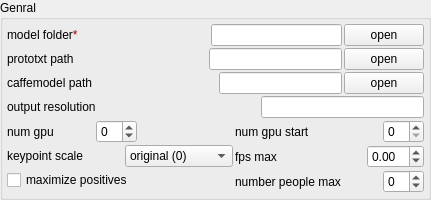
         <widget class="QGroupBox" name="groupBox_general">
          <property name="title">
           <string>Genral</string>
          </property>
          <layout class="QFormLayout" name="formLayout_6">
           <property name="horizontalSpacing">
            <number>2</number>
           </property>
           <property name="verticalSpacing">
            <number>2</number>
           </property>
           <property name="leftMargin">
            <number>4</number>
           </property>
           <property name="topMargin">
            <number>4</number>
           </property>
           <property name="rightMargin">
            <number>4</number>
           </property>
           <property name="bottomMargin">
            <number>4</number>
           </property>
           <item row="0" column="0" colspan="2">
            <layout class="QHBoxLayout" name="horizontalLayout_model_folder">
             <property name="spacing">
              <number>2</number>
             </property>
             <item>
              <widget class="QLabel" name="label_model_folder">
               <property name="toolTip">
                <string>&lt;html&gt;&lt;head/&gt;&lt;body&gt;&lt;p&gt;Folder path (absolute or relative) where the models (pose, face, ...) are located.&lt;/p&gt;&lt;/body&gt;&lt;/html&gt;</string>
               </property>
               <property name="text">
                <string>&lt;html&gt;&lt;head/&gt;&lt;body&gt;&lt;p&gt;model folder&lt;span style=&quot; color:#aa0000;&quot;&gt;*&lt;/span&gt;&lt;/p&gt;&lt;/body&gt;&lt;/html&gt;</string>
               </property>
              </widget>
             </item>
             <item>
              <spacer name="horizontalSpacer_16">
               <property name="orientation">
                <enum>Qt::Horizontal</enum>
               </property>
               <property name="sizeType">
                <enum>QSizePolicy::Expanding</enum>
               </property>
               <property name="sizeHint" stdset="0">
                <size>
                 <width>40</width>
                 <height>20</height>
                </size>
               </property>
              </spacer>
             </item>
             <item>
              <widget class="QLineEdit" name="lineEdit_model_folder"/>
             </item>
             <item>
              <widget class="QPushButton" name="pushButton_open_model_folder">
               <property name="minimumSize">
                <size>
                 <width>0</width>
                 <height>0</height>
                </size>
               </property>
               <property name="toolTip">
                <string>&lt;html&gt;&lt;head/&gt;&lt;body&gt;&lt;p&gt;&lt;br/&gt;&lt;/p&gt;&lt;/body&gt;&lt;/html&gt;</string>
               </property>
               <property name="text">
                <string>open</string>
               </property>
              </widget>
             </item>
            </layout>
           </item>
           <item row="1" column="0" colspan="2">
            <layout class="QHBoxLayout" name="horizontalLayout_prototxt_path">
             <property name="spacing">
              <number>2</number>
             </property>
             <item>
              <widget class="QLabel" name="label_prototxt_path">
               <property name="toolTip">
                <string>&lt;html&gt;&lt;head/&gt;&lt;body&gt;&lt;p&gt;The combination `--model_folder` + `--prototxt_path` represents the whole path to the prototxt file. If empty, it will use the default OpenPose ProtoTxt file.&lt;/p&gt;&lt;/body&gt;&lt;/html&gt;</string>
               </property>
               <property name="text">
                <string>prototxt path</string>
               </property>
              </widget>
             </item>
             <item>
              <spacer name="horizontalSpacer_17">
               <property name="orientation">
                <enum>Qt::Horizontal</enum>
               </property>
               <property name="sizeHint" stdset="0">
                <size>
                 <width>40</width>
                 <height>20</height>
                </size>
               </property>
              </spacer>
             </item>
             <item>
              <widget class="QLineEdit" name="lineEdit_prototxt_path"/>
             </item>
             <item>
              <widget class="QPushButton" name="pushButton_open_prototxt_path">
               <property name="minimumSize">
                <size>
                 <width>0</width>
                 <height>0</height>
                </size>
               </property>
               <property name="text">
                <string>open</string>
               </property>
              </widget>
             </item>
            </layout>
           </item>
           <item row="2" column="0" colspan="2">
            <layout class="QHBoxLayout" name="horizontalLayout_caffemodel_path">
             <property name="spacing">
              <number>2</number>
             </property>
             <item>
              <widget class="QLabel" name="label_caffemodel_path">
               <property name="toolTip">
                <string>&lt;html&gt;&lt;head/&gt;&lt;body&gt;&lt;p&gt;The combination `--model_folder` + `--caffemodel_path` represents the whole path to the caffemodel file. If empty, it will use the default OpenPose CaffeModel file.&lt;/p&gt;&lt;/body&gt;&lt;/html&gt;</string>
               </property>
               <property name="text">
                <string>caffemodel path</string>
               </property>
              </widget>
             </item>
             <item>
              <spacer name="horizontalSpacer_18">
               <property name="orientation">
                <enum>Qt::Horizontal</enum>
               </property>
               <property name="sizeHint" stdset="0">
                <size>
                 <width>40</width>
                 <height>20</height>
                </size>
               </property>
              </spacer>
             </item>
             <item>
              <widget class="QLineEdit" name="lineEdit_caffemodel_path"/>
             </item>
             <item>
              <widget class="QPushButton" name="pushButton_open_caffemodel_path">
               <property name="minimumSize">
                <size>
                 <width>0</width>
                 <height>0</height>
                </size>
               </property>
               <property name="text">
                <string>open</string>
               </property>
              </widget>
             </item>
            </layout>
           </item>
           <item row="3" column="0" colspan="2">
            <layout class="QHBoxLayout" name="horizontalLayout_output_resolution">
             <property name="spacing">
              <number>2</number>
             </property>
             <item>
              <widget class="QLabel" name="label_output_resolution">
               <property name="toolTip">
                <string>&lt;html&gt;&lt;head/&gt;&lt;body&gt;&lt;p&gt;The image resolution (display and output). Use `-1x-1` to force the program to use the input image resolution.&lt;/p&gt;&lt;/body&gt;&lt;/html&gt;</string>
               </property>
               <property name="text">
                <string>output resolution</string>
               </property>
              </widget>
             </item>
             <item>
              <spacer name="horizontalSpacer_19">
               <property name="orientation">
                <enum>Qt::Horizontal</enum>
               </property>
               <property name="sizeHint" stdset="0">
                <size>
                 <width>40</width>
                 <height>20</height>
                </size>
               </property>
              </spacer>
             </item>
             <item>
              <widget class="QLineEdit" name="lineEdit_output_resolution"/>
             </item>
            </layout>
           </item>
           <item row="4" column="0">
            <layout class="QHBoxLayout" name="horizontalLayout_num_gpu">
             <property name="spacing">
              <number>2</number>
             </property>
             <item>
              <widget class="QLabel" name="label_num_gpu">
               <property name="toolTip">
                <string>&lt;html&gt;&lt;head/&gt;&lt;body&gt;&lt;p&gt;The number of GPU devices to use. If negative, it will use all the available GPUs in your machine.&lt;/p&gt;&lt;/body&gt;&lt;/html&gt;</string>
               </property>
               <property name="text">
                <string>num gpu</string>
               </property>
              </widget>
             </item>
             <item>
              <spacer name="horizontalSpacer_10">
               <property name="orientation">
                <enum>Qt::Horizontal</enum>
               </property>
               <property name="sizeHint" stdset="0">
                <size>
                 <width>40</width>
                 <height>20</height>
                </size>
               </property>
              </spacer>
             </item>
             <item>
              <widget class="QSpinBox" name="spinBox_num_gpu">
               <property name="minimum">
                <number>-1</number>
               </property>
              </widget>
             </item>
            </layout>
           </item>
           <item row="4" column="1">
            <layout class="QHBoxLayout" name="horizontalLayout_num_gpu_start">
             <property name="spacing">
              <number>2</number>
             </property>
             <item>
              <widget class="QLabel" name="label_num_gpu_start">
               <property name="toolTip">
                <string>&lt;html&gt;&lt;head/&gt;&lt;body&gt;&lt;p&gt;GPU device start number.&lt;/p&gt;&lt;/body&gt;&lt;/html&gt;</string>
               </property>
               <property name="text">
                <string>num gpu start</string>
               </property>
              </widget>
             </item>
             <item>
              <spacer name="horizontalSpacer_8">
               <property name="orientation">
                <enum>Qt::Horizontal</enum>
               </property>
               <property name="sizeHint" stdset="0">
                <size>
                 <width>40</width>
                 <height>20</height>
                </size>
               </property>
              </spacer>
             </item>
             <item>
              <widget class="QSpinBox" name="spinBox_num_gpu_start"/>
             </item>
            </layout>
           </item>
           <item row="5" column="1">
            <layout class="QHBoxLayout" name="horizontalLayout_fps_max">
             <property name="spacing">
              <number>2</number>
             </property>
             <item>
              <widget class="QLabel" name="label_fps_max">
               <property name="sizePolicy">
                <sizepolicy hsizetype="Preferred" vsizetype="Preferred">
                 <horstretch>0</horstretch>
                 <verstretch>0</verstretch>
                </sizepolicy>
               </property>
               <property name="toolTip">
                <string>&lt;html&gt;&lt;head/&gt;&lt;body&gt;&lt;p&gt;Maximum processing frame rate. By default (-1), OpenPose will process frames as fast as possible. Example usage: If OpenPose is displaying images too quickly, this can reduce the speed so the user can analyze better each frame from the GUI.&lt;/p&gt;&lt;/body&gt;&lt;/html&gt;</string>
               </property>
               <property name="text">
                <string>fps max</string>
               </property>
              </widget>
             </item>
             <item>
              <spacer name="horizontalSpacer_7">
               <property name="orientation">
                <enum>Qt::Horizontal</enum>
               </property>
               <property name="sizeHint" stdset="0">
                <size>
                 <width>40</width>
                 <height>20</height>
                </size>
               </property>
              </spacer>
             </item>
             <item>
              <widget class="QDoubleSpinBox" name="doubleSpinBox_fps_max">
               <property name="minimum">
                <double>-1.000000000000000</double>
               </property>
               <property name="singleStep">
                <double>0.010000000000000</double>
               </property>
              </widget>
             </item>
            </layout>
           </item>
           <item row="6" column="1">
            <layout class="QHBoxLayout" name="horizontalLayout_number_people_max">
             <property name="spacing">
              <number>2</number>
             </property>
             <item>
              <widget class="QLabel" name="label_number_people_max">
               <property name="toolTip">
                <string>&lt;html&gt;&lt;head/&gt;&lt;body&gt;&lt;p&gt;This parameter will limit the maximum number of people detected, by keeping the people with top scores. The score is based in person area over the image, body part score, as well as joint score (between each pair of connected body parts). Useful if you know the exact number of people in the scene, so it can remove false positives (if all the people have been detected. However, it might also include false negatives by removing very small or highly occluded people. -1 will keep them all.&lt;/p&gt;&lt;/body&gt;&lt;/html&gt;</string>
               </property>
               <property name="text">
                <string>number people max</string>
               </property>
              </widget>
             </item>
             <item>
              <spacer name="horizontalSpacer_9">
               <property name="orientation">
                <enum>Qt::Horizontal</enum>
               </property>
               <property name="sizeHint" stdset="0">
                <size>
                 <width>40</width>
                 <height>20</height>
                </size>
               </property>
              </spacer>
             </item>
             <item>
              <widget class="QSpinBox" name="spinBox_number_people_max">
               <property name="minimum">
                <number>-1</number>
               </property>
              </widget>
             </item>
            </layout>
           </item>
           <item row="5" column="0">
            <layout class="QHBoxLayout" name="horizontalLayout_keypoint_scale">
             <property name="spacing">
              <number>2</number>
             </property>
             <item>
              <widget class="QLabel" name="label_keypoint_scale">
               <property name="sizePolicy">
                <sizepolicy hsizetype="Preferred" vsizetype="Preferred">
                 <horstretch>0</horstretch>
                 <verstretch>0</verstretch>
                </sizepolicy>
               </property>
               <property name="toolTip">
                <string>&lt;html&gt;&lt;head/&gt;&lt;body&gt;&lt;p&gt;Scaling of the (x,y) coordinates of the final pose data array, i.e., the scale of the (x,y) coordinates that will be saved with the `write_json` &amp;amp; `write_keypoint` flags. Select `0` to scale it to the original source resolution; `1`to scale it to the net output size (set with `net_resolution`); `2` to scale it to the final output size (set with `resolution`); `3` to scale it in the range [0,1], where (0,0) would be the top-left corner of the image, and (1,1) the bottom-right one; and 4 for range [-1,1], where (-1,-1) would be the top-left corner of the image, and (1,1) the bottom-right one. Non related with `scale_number` and `scale_gap`.&lt;/p&gt;&lt;/body&gt;&lt;/html&gt;</string>
               </property>
               <property name="text">
                <string>keypoint scale</string>
               </property>
              </widget>
             </item>
             <item>
              <spacer name="horizontalSpacer_11">
               <property name="orientation">
                <enum>Qt::Horizontal</enum>
               </property>
               <property name="sizeHint" stdset="0">
                <size>
                 <width>40</width>
                 <height>20</height>
                </size>
               </property>
              </spacer>
             </item>
             <item>
              <widget class="QComboBox" name="comboBox_keypoint_scale">
               <property name="sizePolicy">
                <sizepolicy hsizetype="MinimumExpanding" vsizetype="Fixed">
                 <horstretch>0</horstretch>
                 <verstretch>0</verstretch>
                </sizepolicy>
               </property>
               <item>
                <property name="text">
                 <string extracomment="scale it to the original source resolution">original (0)</string>
                </property>
               </item>
               <item>
                <property name="text">
                 <string extracomment="scale it to the net output size (set with `net_resolution`)">net output (1)</string>
                </property>
               </item>
               <item>
                <property name="text">
                 <string extracomment="scale it to the final output size (set with `resolution`)">final output (2)</string>
                </property>
               </item>
               <item>
                <property name="text">
                 <string extracomment="scale it in the range [0,1], where (0,0) would be the top-left corner of the image, and (1,1) the bottom-right one">range[0,1] (3)</string>
                </property>
               </item>
               <item>
                <property name="text">
                 <string extracomment="scale for range [-1,1], where (-1,-1) would be the top-left corner of the image, and (1,1) the bottom-right one. Non related with `scale_number` and `scale_gap`">range[-1,1] (4)</string>
                </property>
               </item>
              </widget>
             </item>
            </layout>
           </item>
           <item row="6" column="0">
            <widget class="QCheckBox" name="checkBox_maximize_positives">
             <property name="toolTip">
              <string>&lt;html&gt;&lt;head/&gt;&lt;body&gt;&lt;p&gt;It reduces the thresholds to accept a person candidate. It highly increases both false and true positives. I.e., it maximizes average recall but could harm average precision.&lt;/p&gt;&lt;/body&gt;&lt;/html&gt;</string>
             </property>
             <property name="layoutDirection">
              <enum>Qt::LeftToRight</enum>
             </property>
             <property name="text">
              <string>maximize positives</string>
             </property>
             <property name="iconSize">
              <size>
               <width>16</width>
               <height>16</height>
              </size>
             </property>
            </widget>
           </item>
          </layout>
         </widget>
